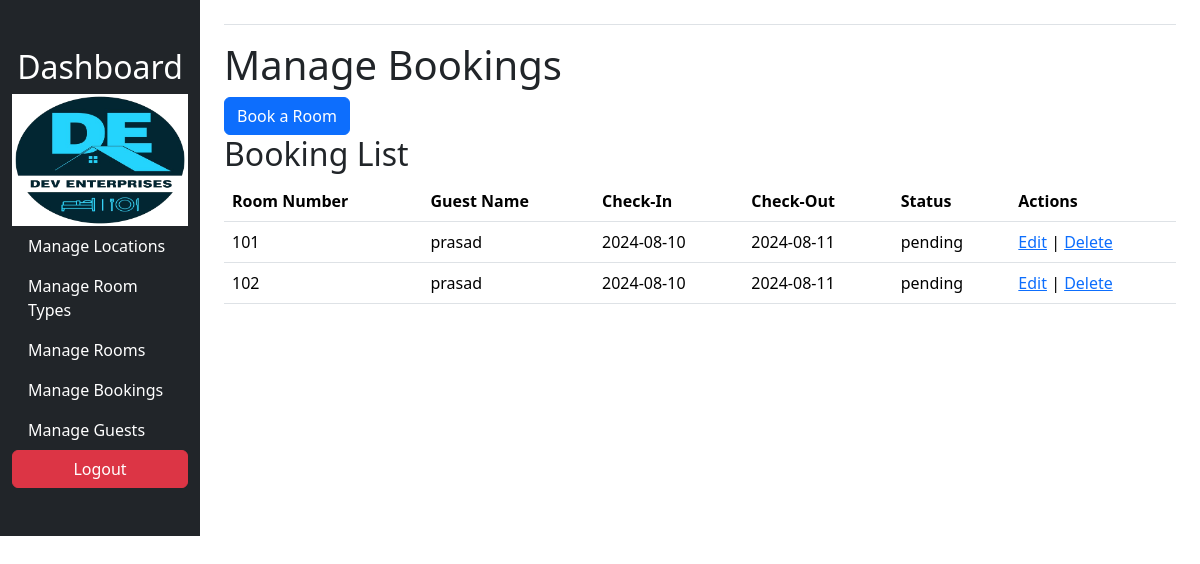
The app's page /admin/dashboard.php?page=manage_bookings (signed in) with its own data.
### tables this page shows
CREATE TABLE `bookings` (
  `id` int(11) NOT NULL,
  `room_id` int(11) NOT NULL,
  `guest_id` int(11) NOT NULL,
  `check_in` date NOT NULL,
  `check_out` date NOT NULL,
  `status` enum('pending','confirmed','cancelled') NOT NULL,
  `totalRooms` int(11) DEFAULT NULL,
  `totalGuest` int(11) DEFAULT NULL,
  `timestamp` varchar(100) DEFAULT NULL,
  `Price` double DEFAULT NULL
);

CREATE TABLE `rooms` (
  `id` int(11) NOT NULL,
  `room_number` varchar(50) NOT NULL,
  `location_id` int(11) NOT NULL,
  `type_id` int(11) NOT NULL,
  `price` decimal(10,2) NOT NULL,
  `status` enum('available','booked','maintenance','pending') NOT NULL
);

CREATE TABLE `guests` (
  `id` int(11) NOT NULL,
  `name` varchar(100) NOT NULL,
  `email` varchar(100) NOT NULL,
  `phone` varchar(15) NOT NULL
);

### admin/manage_bookings.php (the view, shortened to what this page needs)
<?php
require 'config.php';
?>
<!DOCTYPE html>
<html>
<head>
</head>
<body>
    <h1>Manage Bookings</h1>
    <button type="button" class="btn btn-primary" data-bs-toggle="modal" data-bs-target="#bookingModal">
        Book a Room
    </button>
    <h2>Booking List</h2>
    <table class="table">
        <tr>
            <th>Room Number</th>
            <th>Guest Name</th>
            <th>Check-In</th>
            <th>Check-Out</th>
            <th>Status</th>
            <th>Actions</th>
        </tr>
        <?php
        $bookings = $conn->query("SELECT bookings.*, rooms.room_number, guests.name as guest_name
                                  FROM bookings
                                  JOIN rooms ON bookings.room_id = rooms.id
                                  JOIN guests ON bookings.guest_id = guests.id");
        while ($row = $bookings->fetch_assoc()) { ?>
        <tr>
            <td>
                <?php echo $row['room_number']; ?>
            </td>
            <td>
                <?php echo $row['guest_name']; ?>
            </td>
            <td>
                <?php echo $row['check_in']; ?>
            </td>
            <td>
                <?php echo $row['check_out']; ?>
            </td>
            <td>
                <?php echo $row['status']; ?>
            </td>
            <td>
                <a href='#' data-bs-toggle="modal" data-bs-target="#bookingModal1"
                data-roomId="<?php echo $row['room_id']; ?>"
                data-guestId = "<?php echo $row['guest_id']; ?>"
                data-checkIn = "<?php echo $row['check_in']; ?>"
                data-checkOut = "<?php echo $row['check_out']; ?>"
                data-status = "<?php echo $row['status']; ?>"
                data-totalRooms = "<?php echo $row['totalRooms']; ?>"
                data-totalGuests = "<?php echo $row['totalGuest']; ?>"
                class="edit-booking"
                >Edit</a> |
                <a href='delete.php?delete=booking&id=<?php echo $row['id']; ?>'>Delete</a>
            </td>
        </tr>
        <?php } ?>
    </table>
</body>
</html>

### records on screen
bookings: room.room_number "101", guest.name "prasad", check_in "2024-08-10", check_out "2024-08-11", status "pending"
bookings: room.room_number "102", guest.name "prasad", check_in "2024-08-10", check_out "2024-08-11", status "pending"
